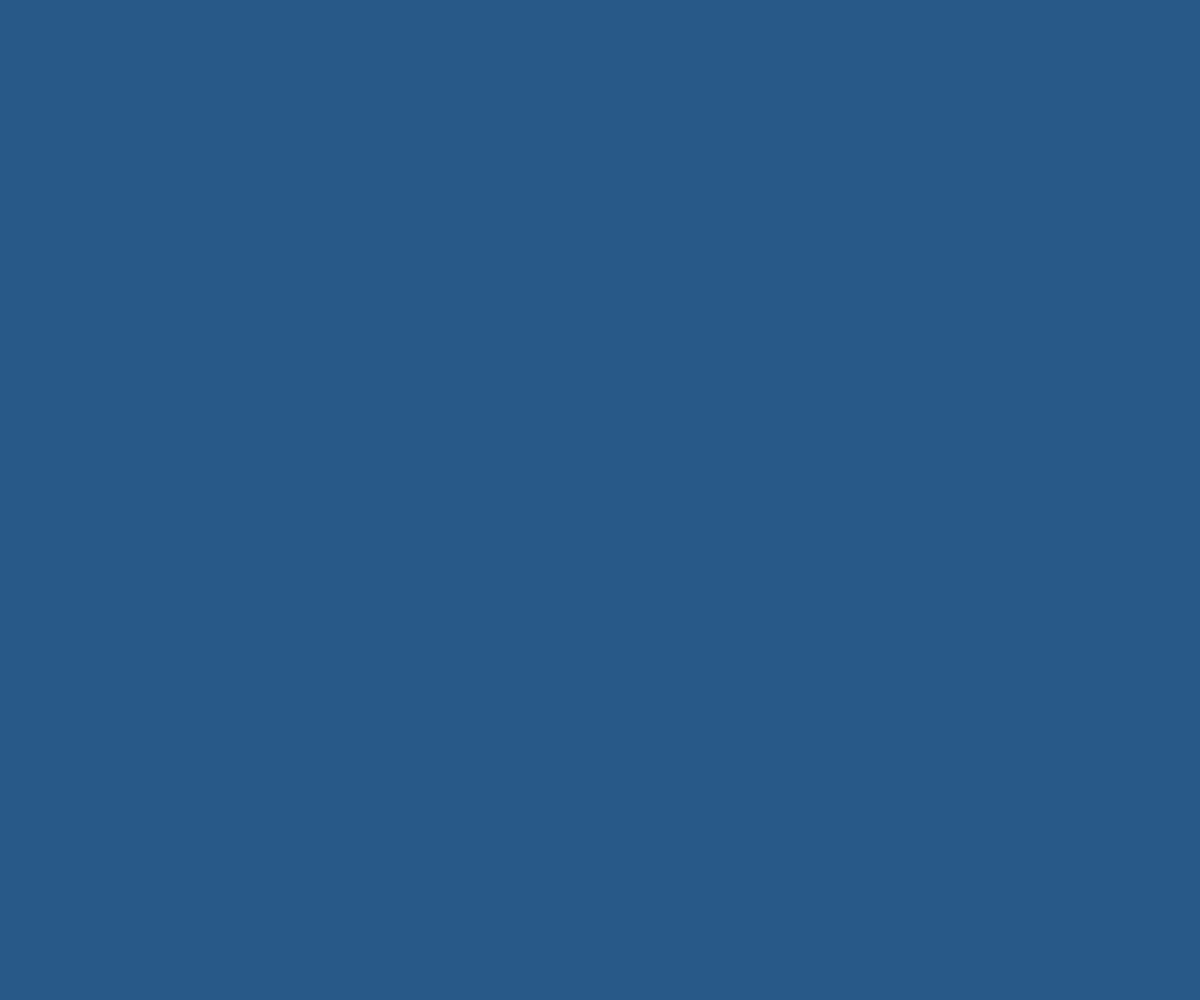
Frame 1 (no input)
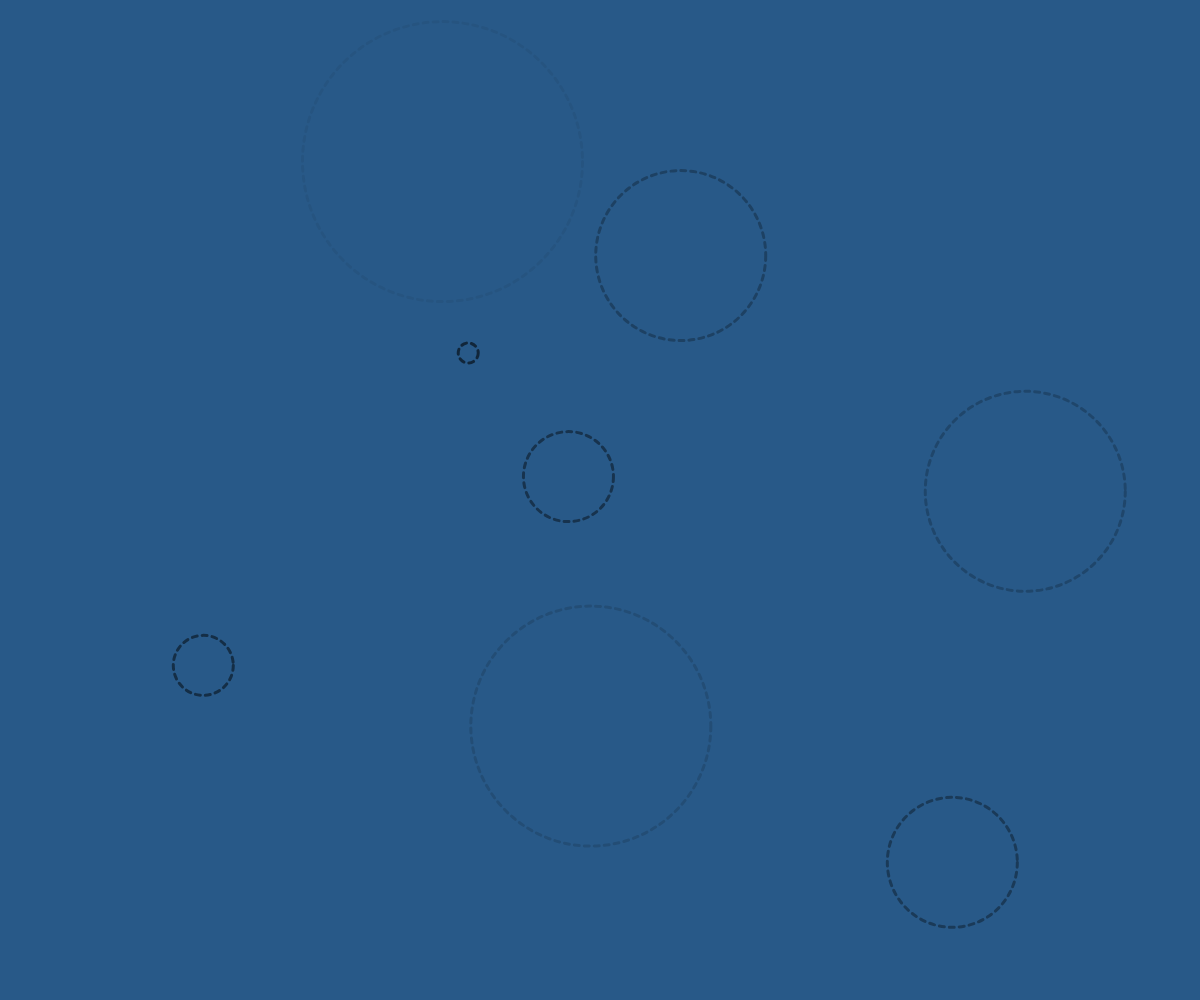
Frame 60 (no input)
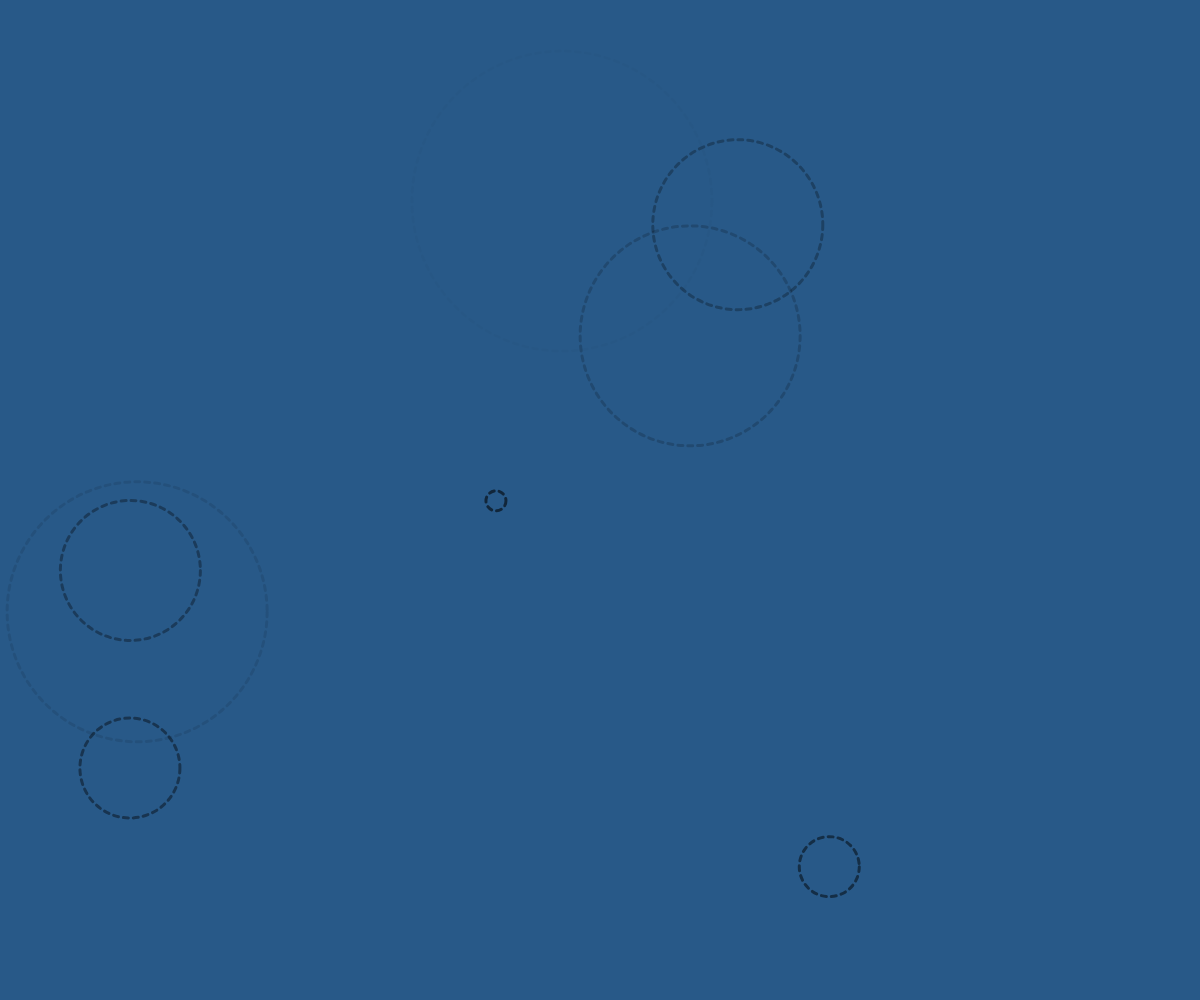
Frame 120 (the mouse pressed at the canvas centre since frame 60)

The p5.js sketch that drew these frames (run headless with seeded random() and noise() and a simulated clock; from frame 60 on, the mouse is pressed at the canvas centre):

// p5.js sketch
// ── sketch.js

xClick = 0;
yClick = 0;
z = 0;
var puddles = [];


function setup() {
    createCanvas(windowWidth, windowHeight);
    setLineDash([5, 5]);
    setInterval(makeRandomPuddles,100);

  }


function draw() {
  
  background("#285988");

  for(var i = 0; i < puddles.length; i++){

    puddles[i].update();
    puddles[i].drawScreen();
  } 

  
}

function makeRandomPuddles(){
  let p = new Puddle(random(100, windowWidth-50), random(100, windowHeight-50),0);
  puddles.push(p);
  puddles.add = 5;
}

function setLineDash(list) {
  drawingContext.setLineDash(list);
}

function mousePressed(){
    xClick = mouseX;
    yClick = mouseY;
    z = 1;
    
}



rgb = [45,49,161];
c1 = [244,241,17];
c2 = [0,0,0];
c3 = [223,36,190];
colors = [c1,c2,c3];


class Puddle{

    constructor(x,y, opt) {
        this.x = x;
        this.y = y;
        this.d = 10;
        this.option = opt;
        if(opt != 0){
            this.fade = 300;
        } else {
            this.fade = 150;
        }
    }

    drawScreen(){
        if(this.option != 0){
            var pick = Math.floor(Math.random()*colors.length);
            this.r = arr[0];
            this.g = arr[1];
            this.b = arr[2];
        } else if(this.option == 0){
            this.r = this.b = this.g = 0;
        }
        
        stroke(this.r,this.g,this.b, this.fade);
        strokeWeight(3);
        noFill();
        circle(this.x,this.y,this.d);

    }

    update(){
        this.d = this.d+10;
        this.fade = this.fade - 5;
    }
    
}
